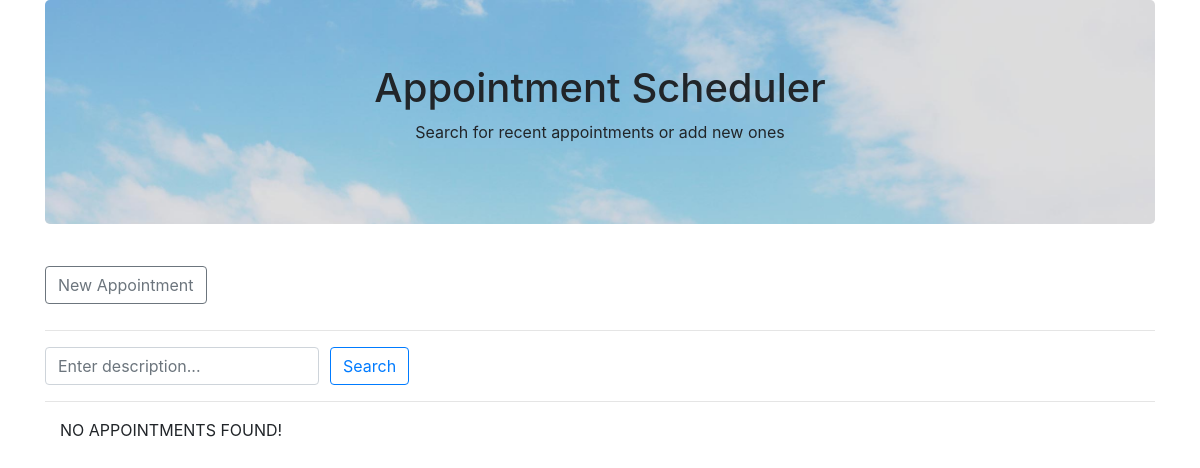
The app's page /, older data.
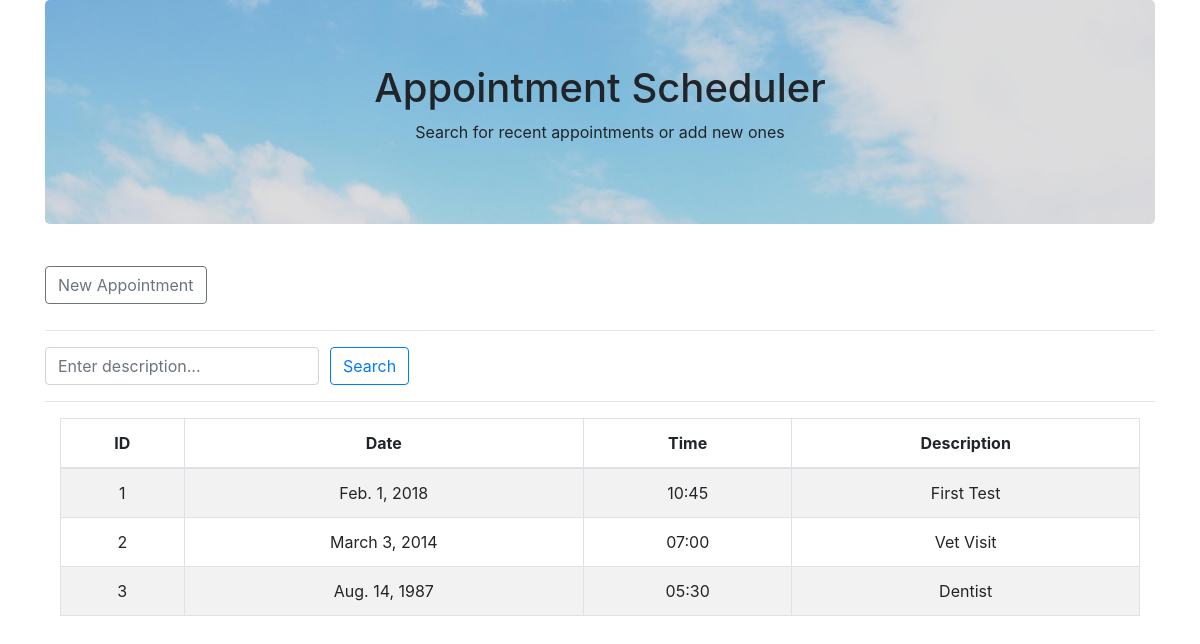
The same page, newer data.
### scheduler/models.py (models this page shows)
class Appointment(models.Model):
    date = models.DateField()
    time = models.CharField(max_length=10)
    description = models.CharField(max_length=260)

### scheduler/views.py (the view)
# urls.py: url(r'^$',views.index, name='index'),
def index(request):
    appoint_list = Appointment.objects.order_by('id')
    appt_dict = {
        'appointment_records': appoint_list,
    }
    return render(request,'scheduler/index.html', context=appt_dict)

### templates/scheduler/index.html (shortened to what this page needs)
<!DOCTYPE html>
{% load staticfiles %}
<html lang="en">
<head>
    <link rel="stylesheet" href="https://maxcdn.bootstrapcdn.com/bootstrap/4.0.0/css/bootstrap.min.css"
>
    <link rel="stylesheet" type="text/css" href="{% static "css/style.css" %}">
</head>
<body>
    <div class="container">
        <div class="jumbotron text-center">
            <h1>Appointment Scheduler</h1>
            <p>Search for recent appointments or add new ones</p>
        </div>
        <div>
            <div id="appt-btns">
                <button class="btn btn-outline-secondary" id="add-appt">
                    New Appointment
                </button>
            </div>
        </div>
        <hr>
        <div class="search-form">
            <form class="form-inline">
                <div class="form-group">
                    <input type="text" class="form-control" id="search" placeholder="Enter description...">
                </div>
                <button type="submit" class="btn btn-outline-primary">Search</button>
            </form>
        </div>
        <hr>
        <div class="container">
            {% if appointment_records %}
                <table class="table table-striped table-bordered text-center">
                    <thead>
                        <tr>
                            <th>ID</th>
                            <th>Date</th>
                            <th>Time</th>
                            <th>Description</th>
                        </tr>
                    </thead>
                    <tbody>
                        {% for appt in appointment_records %}
                        <tr>
                            <td>{{ appt.id }}</td>
                            <td>{{ appt.date }}</td>
                            <td>{{ appt.time }}</td>
                            <td>{{ appt.description }}</td>
                        </tr>
                        {% endfor %}
                    </tbody>
                </table>
            {% else %}
                <p>NO APPOINTMENTS FOUND!</p>
            {% endif %}
        </div>
    </div>
</body>
</html>

### static/css/style.css (style rules this page uses)
.jumbotron { background-image: url(../img/background.jpg); background-repeat: no-repeat; background-size: cover; }
.search-form .btn { margin-left: 1%; }
#add-appt { margin: 10px 0; }

Row changes from the older to the newer data that the page shows:
added Appointment: id "1", date "Feb. 1, 2018", time "10:45", description "First Test"
added Appointment: id "2", date "March 3, 2014", time "07:00", description "Vet Visit"
added Appointment: id "3", date "Aug. 14, 1987", time "05:30", description "Dentist"
Text that changed along with them:
text no longer shown: "NO APPOINTMENTS FOUND!"
text now shown: "ID Date Time Description"
